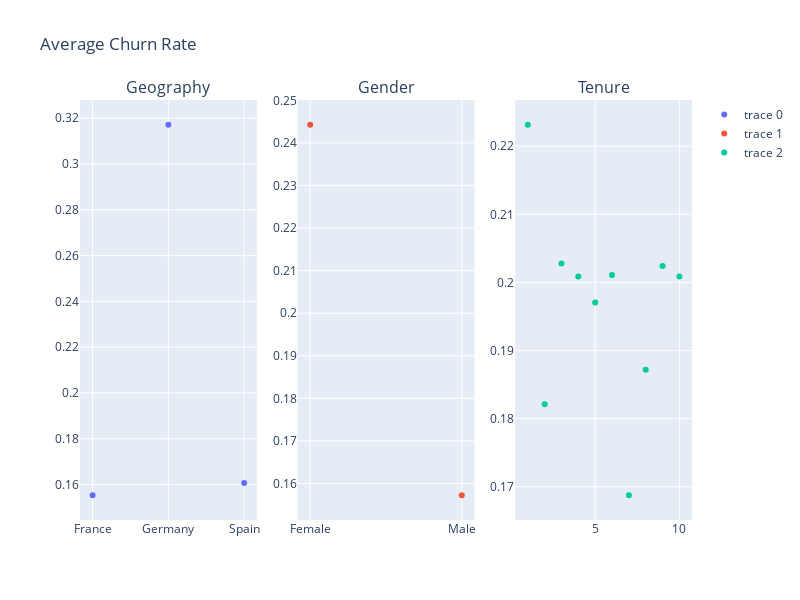

Notebook cell for this chart:
### Code cell
fig = make_subplots(rows=1, cols=3, subplot_titles=('Geography',  'Gender', 'Tenure'))

fig.add_trace(
    go.Scatter(x=group_geo['Geography'], y = group_geo['Exited'], mode = 'markers' ),
    row=1, col=1
)

fig.add_trace(
    go.Scatter(x=group_gender['Gender'], y= group_gender['Exited'], mode = 'markers' ),
    row=1, col=2
)

fig.add_trace(
    go.Scatter(x=group_tenure['Tenure'],y= group_tenure['Exited'], mode = 'markers' ),
    row=1, col=3
)

fig.update_layout(height=600, width=800, title_text="Average Churn Rate")
fig.show()

### Figure 1 — Plotly figure (JSON) as saved in the notebook; plotly's stock layout.template omitted (floating-point values rounded to 4 significant figures)
{"data": [{"mode": "markers", "type": "scatter", "x": ["France", "Germany", "Spain"], "xaxis": "x", "y": [0.1553, 0.3171, 0.1607], "yaxis": "y"}, {"mode": "markers", "type": "scatter", "x": ["Female", "Male"], "xaxis": "x2", "y": [0.2443, 0.1572], "yaxis": "y2"}, {"mode": "markers", "type": "scatter", "x": [1, 2, 3, 4, 5, 6, 7, 8, 9, 10], "xaxis": "x3", "y": [0.2231, 0.1821, 0.2028, 0.2009, 0.1971, 0.2011, 0.1688, 0.1872, 0.2024, 0.2009], "yaxis": "y3"}], "layout": {"annotations": [{"font": {"size": 16}, "showarrow": false, "text": "Geography", "x": 0.1444, "xanchor": "center", "xref": "paper", "y": 1, "yanchor": "bottom", "yref": "paper"}, {"font": {"size": 16}, "showarrow": false, "text": "Gender", "x": 0.5, "xanchor": "center", "xref": "paper", "y": 1, "yanchor": "bottom", "yref": "paper"}, {"font": {"size": 16}, "showarrow": false, "text": "Tenure", "x": 0.8556, "xanchor": "center", "xref": "paper", "y": 1, "yanchor": "bottom", "yref": "paper"}], "height": 600, "title": {"text": "Average Churn Rate"}, "width": 800, "xaxis": {"anchor": "y", "domain": [0, 0.2889]}, "xaxis2": {"anchor": "y2", "domain": [0.3556, 0.6444]}, "xaxis3": {"anchor": "y3", "domain": [0.7111, 1]}, "yaxis": {"anchor": "x", "domain": [0, 1]}, "yaxis2": {"anchor": "x2", "domain": [0, 1]}, "yaxis3": {"anchor": "x3", "domain": [0, 1]}}}
